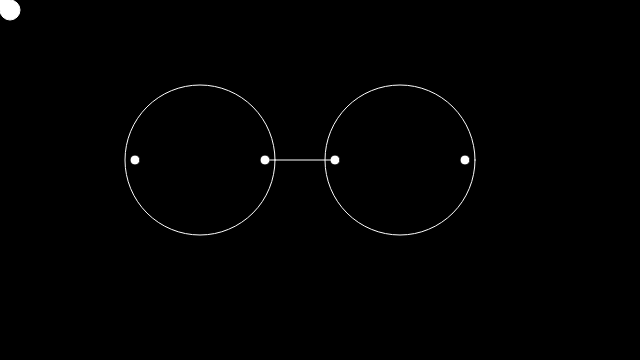
Frame 1 (no input)
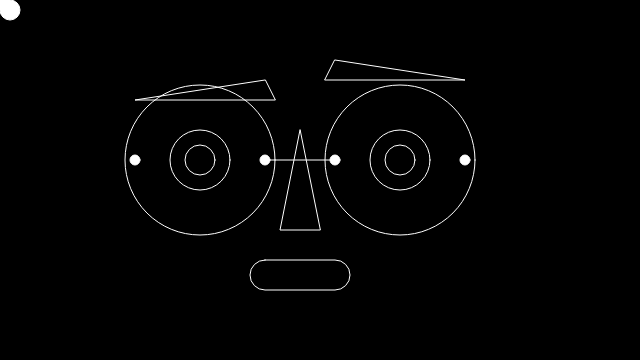
Frame 60 (no input)
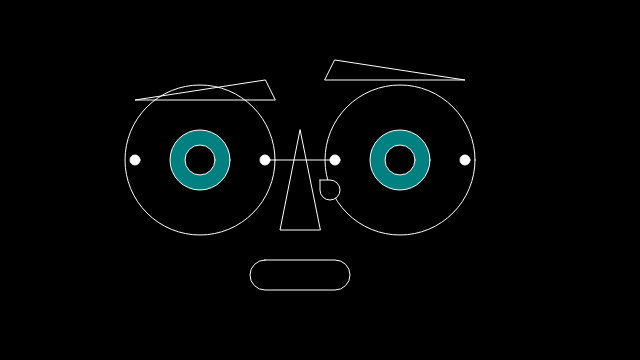
Frame 120 (the mouse pressed at the canvas centre since frame 60)

The p5.js sketch that drew these frames (run headless with seeded random() and noise() and a simulated clock; from frame 60 on, the mouse is pressed at the canvas centre):

// p5.js sketch
// ── sketch.js
var eye = 60;
var centereye = 30;
var value = 0;
let slider;
let glasses = 255;

function setup() {
	createCanvas(640,360);
	noCursor();
	slider = createSlider(0, 255, 0, 0);
	slider.position(100, 400);
	slider.style('width', '80px');
	// Lines 8-9 of the styles.css center the sketch. That code is from https://stackoverflow.com/questions/953918/how-to-align-a-div-to-the-middle-horizontally-width-of-the-page?answertab=active#tab-top
	// Lines 9-11 & 17-18 of this code is directly modified from the p5 website
}

function draw() {
	let val = slider.value();
	background(val);

	if (keyIsDown(UP_ARROW)) {
		eye += 1;
		centereye += 1;
	}

	if (keyIsDown(DOWN_ARROW)) {
		eye -= 1;
		centereye -= 1;
	}

	// The eyeballs (Lines 24-26 from MMP210 Class Website)
	var r = 0; // red;
	var g = map(mouseX, 0, width, 0, 255); // green
	var b = map(mouseY, 0, height, 0, 255); // blue
	fill(r, g, b);
	circle(200, 160, eye);
	circle(400, 160, eye);
	fill(0);
	circle(200, 160, centereye);
	circle(400, 160, centereye);
	
	// My eyebrows
	fill(0);
	triangle(265, 80, 135, 100, 275, 100); // Left
	triangle(335, 60, 465, 80, 325, 80); // Right

	// The mouth & nose
	fill(0)
	rect(250, 260, 100, 30, 20); // Mouth
	triangle(300, 130, 280, 230, 320, 230); // Nose
	
	// Part of the frame on my actual glasses
	fill(glasses);
	circle(265, 160, 10);
	circle(335, 160, 10);
	circle(135, 160, 10);
	circle(465, 160, 10);

	// My glasses
	noFill();
	stroke(glasses);
	circle(200, 160, 150); // Left lens
	circle(400, 160, 150); // Right lens
	line(265, 160, 335, 160); // Bridge

	// The mouse pointer, with a color change based on the click of the mouse
	if (mouseIsPressed) {
		fill(0);
	square(mouseX, mouseY, 20, 0, 20, 20, 20);
	} else {
		fill(255);
	square(mouseX, mouseY, 20, 0, 20, 20, 20);
	}

}

function mouseClicked() {
  if (glasses === 255) {
    glasses = 0;
  } else {
    glasses = 255;
  }
}
